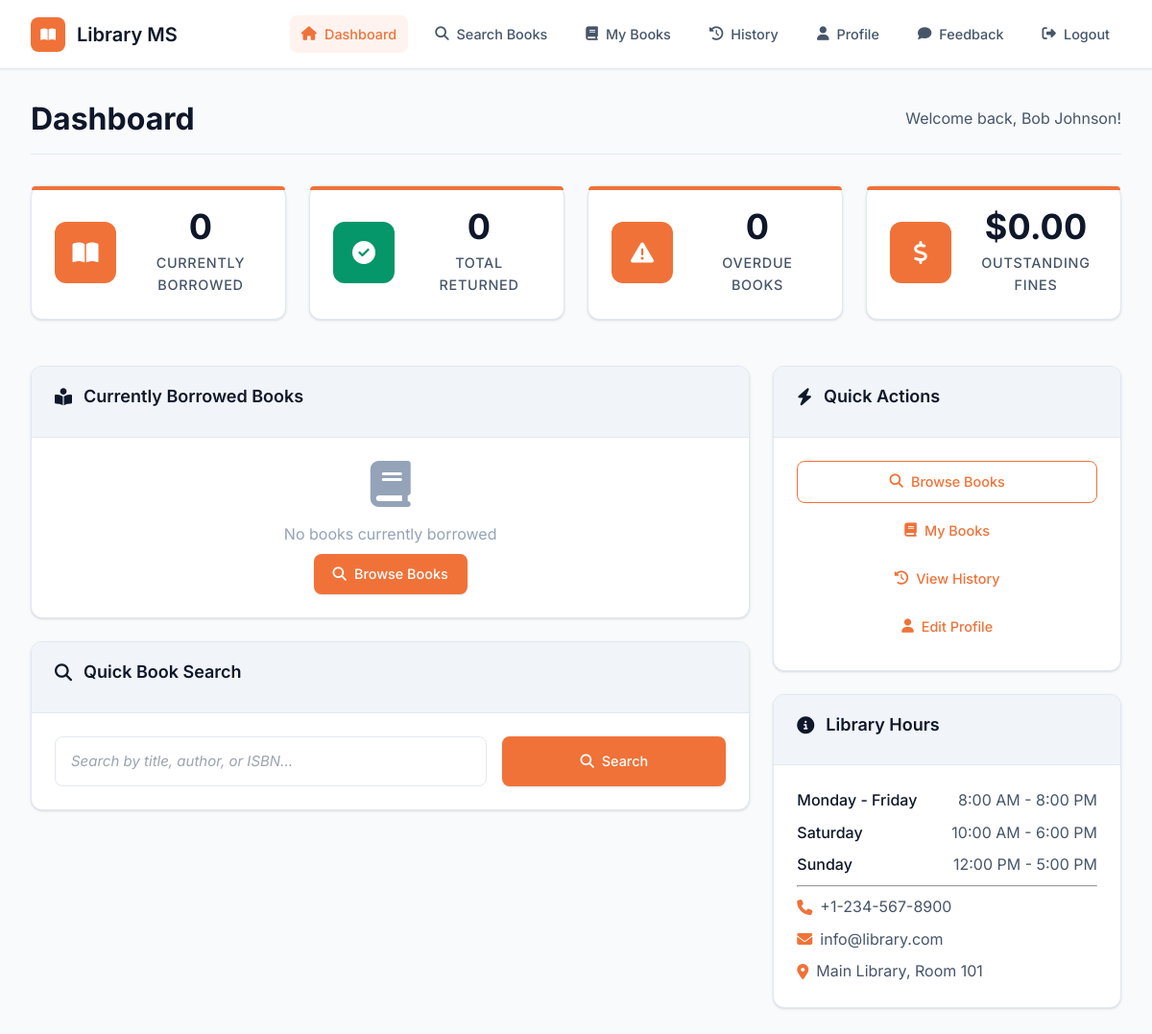
The app's page /student/dashboard.php (signed in) with its own data.
### tables this page shows
CREATE TABLE system_settings (
    setting_id INT PRIMARY KEY AUTO_INCREMENT,
    setting_key VARCHAR(100) UNIQUE NOT NULL,
    setting_value TEXT NOT NULL,
    description TEXT,
    created_at TIMESTAMP DEFAULT CURRENT_TIMESTAMP,
    updated_at TIMESTAMP DEFAULT CURRENT_TIMESTAMP ON UPDATE CURRENT_TIMESTAMP
);

CREATE TABLE users (
    user_id INT PRIMARY KEY AUTO_INCREMENT,
    name VARCHAR(100) NOT NULL,
    email VARCHAR(100) UNIQUE NOT NULL,
    password VARCHAR(255) NOT NULL,
    role VARCHAR(50) NOT NULL DEFAULT 'student',
    phone VARCHAR(20),
    address TEXT,
    registration_date DATE,
    status VARCHAR(20) DEFAULT 'active',
    created_at TIMESTAMP DEFAULT CURRENT_TIMESTAMP,
    updated_at TIMESTAMP DEFAULT CURRENT_TIMESTAMP ON UPDATE CURRENT_TIMESTAMP
);

### includes/functions.php (called while the page is built, shortened)
<?php
function getSetting($key, $default = '') {
    try {
        $pdo = getDB();
        $stmt = $pdo->prepare("SELECT setting_value FROM system_settings WHERE setting_key = ?");
        $stmt->execute([$key]);
        $result = $stmt->fetch(PDO::FETCH_ASSOC);
        return $result ? $result['setting_value'] : $default;
    } catch (Exception $e) {
        error_log("getSetting error for key '$key': " . $e->getMessage());
        return $default;
    }
}
function getUserIssuedBooks($userId, $status = 'issued') {
    try {
        $db = getDB();
        $sql = "SELECT ib.*, b.title, b.author, b.isbn
                FROM issued_books ib
                JOIN books b ON ib.book_id = b.book_id
                WHERE ib.user_id = :user_id AND ib.status = :status
                ORDER BY ib.issue_date DESC";
        $stmt = $db->prepare($sql);
        $stmt->bindParam(':user_id', $userId);
        $stmt->bindParam(':status', $status);
        $stmt->execute();
        return $stmt->fetchAll();
    } catch (Exception $e) {
        error_log("Get user issued books error: " . $e->getMessage());
        return [];
    }
}
?>

### includes/auth.php (called while the page is built, shortened)
<?php
function getCurrentUser() {
    try {
        $db = getDB();
        $stmt = $db->prepare("SELECT * FROM users WHERE user_id = ?");
        $stmt->execute([$_SESSION['user_id']]);
        $user = $stmt->fetch();
        if ($user) {
            $user['id'] = $user['user_id'];
            return $user;
        }
    } catch (Exception $e) {
        error_log("Get current user error: " . $e->getMessage());
    }
    return [
        'user_id' => $_SESSION['user_id'],
        'id' => $_SESSION['user_id'],
        'name' => $_SESSION['user_name'],
        'email' => $_SESSION['user_email'],
        'role' => $_SESSION['user_role']
    ];
}
?>

### student/dashboard.php (the view, shortened to what this page needs)
<?php
require_once '../includes/auth.php';
require_once '../includes/functions.php';
$currentUser = getCurrentUser();
$userId = $currentUser['id'];
$issuedBooks = getUserIssuedBooks($userId, 'issued');
$returnedBooks = getUserIssuedBooks($userId, 'returned');
$stats = [
    'books_issued' => count($issuedBooks),
    'books_returned' => count($returnedBooks),
    'overdue_books' => 0,
    'total_fine' => 0
];
?>
<!DOCTYPE html>
<html lang="en">
<head>
    <link rel="stylesheet" href="../assets/css/style.css">
    <link rel="stylesheet" href="https://cdnjs.cloudflare.com/ajax/libs/font-awesome/6.4.0/css/all.min.css">
</head>
<body>
    <div class="dashboard-container">
        <nav class="navbar">
            <div class="navbar-content">
                <a href="dashboard.php" class="navbar-brand">
                    <div class="logo">
                        <i class="fas fa-book-open"></i>
                    </div>
                    <?php echo htmlspecialchars(getSetting('library_name', 'Library MS')); ?>
                </a>
                <ul class="navbar-nav">
                    <li><a href="dashboard.php" class="nav-link active"><i class="fas fa-home"></i> Dashboard</a></li>
                    <li><a href="search-books.php" class="nav-link"><i class="fas fa-search"></i> Search Books</a></li>
                    <li><a href="my-books.php" class="nav-link"><i class="fas fa-book"></i> My Books</a></li>
                    <li><a href="history.php" class="nav-link"><i class="fas fa-history"></i> History</a></li>
                    <li><a href="profile.php" class="nav-link"><i class="fas fa-user"></i> Profile</a></li>
                    <li><a href="feedback.php" class="nav-link"><i class="fas fa-comment"></i> Feedback</a></li>
                    <li><a href="../includes/logout.php" class="nav-link"><i class="fas fa-sign-out-alt"></i> Logout</a></li>
                </ul>
            </div>
        </nav>
        <main class="main-content">
            <div class="page-header">
                <h1 class="page-title">Dashboard</h1>
                <p class="page-subtitle">Welcome back, <?php echo htmlspecialchars($currentUser['name']); ?>!</p>
            </div>
            <div class="row mb-4">
                <div class="col-md-3">
                    <div class="stats-card primary">
                        <div class="stats-icon">
                            <i class="fas fa-book-open"></i>
                        </div>
                        <div class="stats-content">
                            <div class="stats-number"><?php echo $stats['books_issued']; ?></div>
                            <div class="stats-label">Currently Borrowed</div>
                        </div>
                    </div>
                </div>
                <div class="col-md-3">
                    <div class="stats-card success">
                        <div class="stats-icon">
                            <i class="fas fa-check-circle"></i>
                        </div>
                        <div class="stats-content">
                            <div class="stats-number"><?php echo $stats['books_returned']; ?></div>
                            <div class="stats-label">Total Returned</div>
                        </div>
                    </div>
                </div>
                <div class="col-md-3">
                    <div class="stats-card <?php echo $stats['overdue_books'] > 0 ? 'danger' : 'info'; ?>">
                        <div class="stats-icon">
                            <i class="fas fa-exclamation-triangle"></i>
                        </div>
                        <div class="stats-content">
                            <div class="stats-number"><?php echo $stats['overdue_books']; ?></div>
                            <div class="stats-label">Overdue Books</div>
                        </div>
                    </div>
                </div>
                <div class="col-md-3">
                    <div class="stats-card <?php echo $stats['total_fine'] > 0 ? 'warning' : 'info'; ?>">
                        <div class="stats-icon">
                            <i class="fas fa-dollar-sign"></i>
                        </div>
                        <div class="stats-content">
                            <div class="stats-number">$<?php echo number_format($stats['total_fine'], 2); ?></div>
                            <div class="stats-label">Outstanding Fines</div>
                        </div>
                    </div>
                </div>
            </div>
            <div class="row">
                <div class="col-md-8">
                    <div class="card mb-4">
                        <div class="card-header">
                            <h3 class="card-title">
                                <i class="fas fa-book-reader"></i> Currently Borrowed Books
                            </h3>
                        </div>
                        <div class="card-body">
                            <?php if (empty($issuedBooks)): ?>
                                <div class="text-center py-4">
                                    <i class="fas fa-book fa-3x text-muted mb-3"></i>
                                    <p class="text-muted mb-2">No books currently borrowed</p>
                                    <a href="search-books.php" class="btn btn-primary">
                                        <i class="fas fa-search"></i> Browse Books
                                    </a>
                                </div>
                            <?php endif; ?>
                        </div>
                    </div>
                    <div class="card">
                        <div class="card-header">
                            <h3 class="card-title">
                                <i class="fas fa-search"></i> Quick Book Search
                            </h3>
                        </div>
                        <div class="card-body">
                            <form action="search-books.php" method="GET" class="search-form">
                                <div class="col-md-8">
                                    <input
                                        type="text"
                                        name="search"
                                        class="form-control"
                                        placeholder="Search by title, author, or ISBN..."
                                    >
                                </div>
                                <div class="col-md-4">
                                    <button type="submit" class="btn btn-primary">
                                        <i class="fas fa-search"></i> Search
                                    </button>
                                </div>
                            </form>
                        </div>
                    </div>
                </div>
                <div class="col-md-4">
                    <div class="card mb-4">
                        <div class="card-header">
                            <h4 class="card-title">
                                <i class="fas fa-bolt"></i> Quick Actions
                            </h4>
                        </div>
                        <div class="card-body">
                            <div class="d-grid gap-2">
                                <a href="search-books.php" class="btn btn-outline-primary">
                                    <i class="fas fa-search"></i> Browse Books
                                </a>
                                <a href="my-books.php" class="btn btn-outline-success">
                                    <i class="fas fa-book"></i> My Books
                                </a>
                                <a href="history.php" class="btn btn-outline-info">
                                    <i class="fas fa-history"></i> View History
                                </a>
                                <a href="profile.php" class="btn btn-outline-secondary">
                                    <i class="fas fa-user"></i> Edit Profile
                                </a>
                            </div>
                        </div>
                    </div>
                    <div class="card">
                        <div class="card-header">
                            <h4 class="card-title">
                                <i class="fas fa-info-circle"></i> Library Hours
                            </h4>
                        </div>
                        <div class="card-body">
                            <div class="library-hours">
                                <div class="hours-item">
                                    <span class="day">Monday - Friday</span>
                                    <span class="time">8:00 AM - 8:00 PM</span>
                                </div>
                                <div class="hours-item">
                                    <span class="day">Saturday</span>
                                    <span class="time">10:00 AM - 6:00 PM</span>
                                </div>
                                <div class="hours-item">
                                    <span class="day">Sunday</span>
                                    <span class="time">12:00 PM - 5:00 PM</span>
                                </div>
                            </div>
                            <hr>
                            <div class="contact-info mt-2">
                                <p class="mb-2"><i class="fas fa-phone text-primary"></i> <?php echo htmlspecialchars(getSetting('library_phone', '(555) 123-4567')); ?></p>
                                <p class="mb-2"><i class="fas fa-envelope text-primary"></i> <?php echo htmlspecialchars(getSetting('library_email', 'library@university.edu')); ?></p>
                                <p class="mb-0"><i class="fas fa-map-marker-alt text-primary"></i> <?php echo htmlspecialchars(getSetting('library_address', 'Main Library, Room 101')); ?></p>
                            </div>
                        </div>
                    </div>
                </div>
            </div>
        </main>
    </div>
</body>
</html>

### student/dashboard.php (style rules this page uses)
.hours-item { display: flex; justify-content: space-between; margin-bottom: 0.5rem; }
.day { font-weight: 500; }
.time { color: var(--text-secondary); }
.contact-info p { display: flex; align-items: center; gap: 0.5rem; }

### records on screen
system_settings: setting_value "Library MS"
users: name "Bob Johnson"
system_settings: setting_value "+1-234-567-8900"
system_settings: setting_value "info@library.com"

### other values on screen
$stats['books_issued'] "0"
$stats['books_returned'] "0"
$stats['overdue_books'] "0"
$stats['total_fine'] "0.00"
getSetting('library_address', 'Main Library, Room 101') "Main Library, Room 101"
